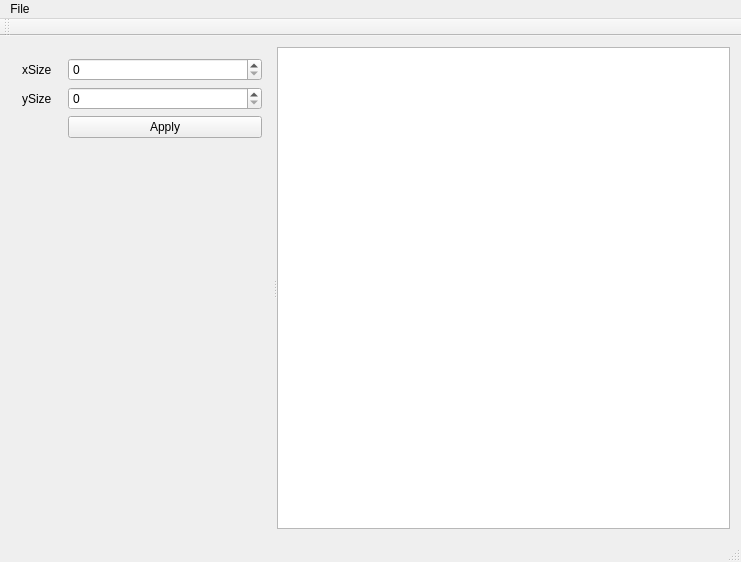
<?xml version="1.0" encoding="UTF-8"?>
<ui version="4.0">
 <class>MainWindow</class>
 <widget class="QMainWindow" name="MainWindow">
  <property name="geometry">
   <rect>
    <x>0</x>
    <y>0</y>
    <width>741</width>
    <height>562</height>
   </rect>
  </property>
  <property name="windowTitle">
   <string>MainWindow</string>
  </property>
  <widget class="QWidget" name="centralWidget">
   <layout class="QHBoxLayout" name="horizontalLayout">
    <item>
     <widget class="QSplitter" name="splitter">
      <property name="orientation">
       <enum>Qt::Horizontal</enum>
      </property>
      <widget class="QWidget" name="widget" native="true">
       <layout class="QFormLayout" name="formLayout">
        <item row="0" column="0">
         <widget class="QLabel" name="label">
          <property name="text">
           <string>xSize</string>
          </property>
          <property name="buddy">
           <cstring>spinBox</cstring>
          </property>
         </widget>
        </item>
        <item row="0" column="1">
         <widget class="QSpinBox" name="spinBox"/>
        </item>
        <item row="1" column="0">
         <widget class="QLabel" name="label_2">
          <property name="text">
           <string>ySize</string>
          </property>
          <property name="buddy">
           <cstring>spinBox_2</cstring>
          </property>
         </widget>
        </item>
        <item row="1" column="1">
         <widget class="QSpinBox" name="spinBox_2"/>
        </item>
        <item row="2" column="0">
         <spacer name="horizontalSpacer">
          <property name="orientation">
           <enum>Qt::Horizontal</enum>
          </property>
          <property name="sizeHint" stdset="0">
           <size>
            <width>40</width>
            <height>20</height>
           </size>
          </property>
         </spacer>
        </item>
        <item row="2" column="1">
         <widget class="QPushButton" name="pushButton">
          <property name="text">
           <string>Apply</string>
          </property>
         </widget>
        </item>
       </layout>
      </widget>
      <widget class="QGraphicsView" name="graphicsView"/>
     </widget>
    </item>
   </layout>
  </widget>
  <widget class="QMenuBar" name="menuBar">
   <property name="geometry">
    <rect>
     <x>0</x>
     <y>0</y>
     <width>741</width>
     <height>19</height>
    </rect>
   </property>
   <widget class="QMenu" name="menuFile">
    <property name="title">
     <string>File</string>
    </property>
    <addaction name="actionOpen"/>
    <addaction name="actionSave"/>
    <addaction name="actionSave_as"/>
   </widget>
   <addaction name="menuFile"/>
  </widget>
  <widget class="QToolBar" name="mainToolBar">
   <attribute name="toolBarArea">
    <enum>TopToolBarArea</enum>
   </attribute>
   <attribute name="toolBarBreak">
    <bool>false</bool>
   </attribute>
  </widget>
  <widget class="QStatusBar" name="statusBar"/>
  <action name="actionOpen">
   <property name="text">
    <string>Open</string>
   </property>
   <property name="shortcut">
    <string>Ctrl+O</string>
   </property>
  </action>
  <action name="actionSave">
   <property name="text">
    <string>Save</string>
   </property>
   <property name="shortcut">
    <string>Ctrl+S</string>
   </property>
  </action>
  <action name="actionSave_as">
   <property name="text">
    <string>Save as</string>
   </property>
  </action>
 </widget>
 <layoutdefault spacing="6" margin="11"/>
 <tabstops>
  <tabstop>spinBox</tabstop>
  <tabstop>spinBox_2</tabstop>
  <tabstop>pushButton</tabstop>
 </tabstops>
 <resources/>
 <connections/>
</ui>
